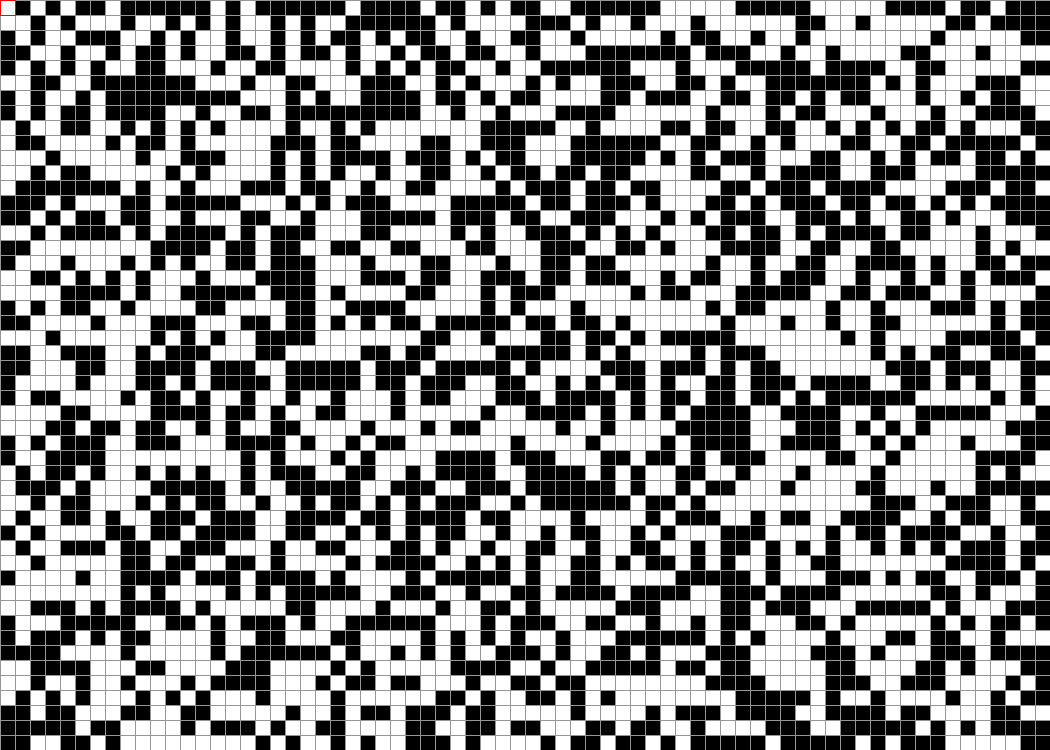
Frame 1 (no input)
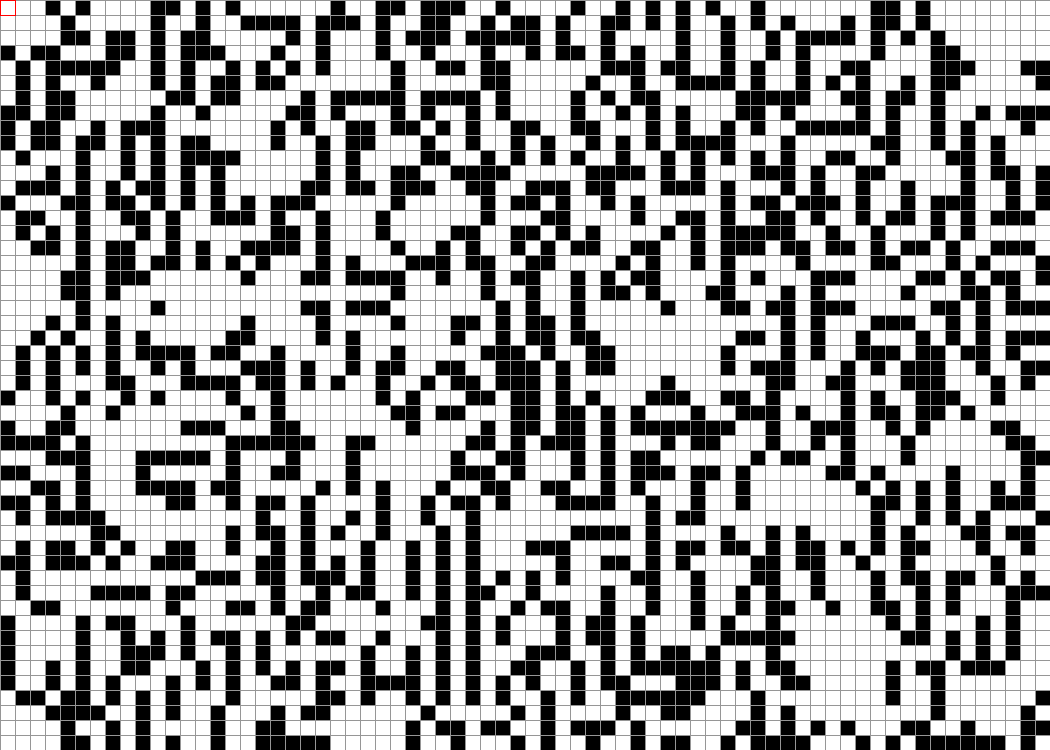
Frame 60 (the mouse pressed at the canvas centre just before this capture)
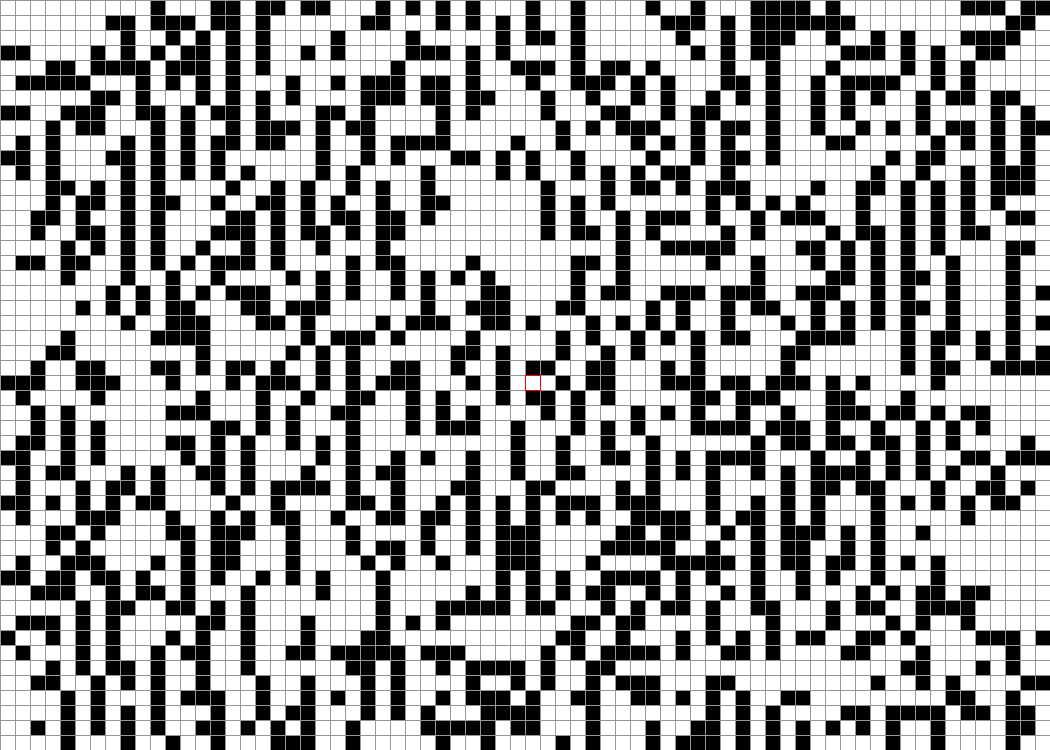
Frame 120 (the mouse held since frame 60 and released just before this capture)

The Processing sketch that drew these frames (run headless with seeded random() and noise(); from frame 60 on, the mouse is pressed at the canvas centre):

// Processing sketch: GameOfLife
// ── GameOfLife.pde
int cell[];
int scale = 15; // Tamaño de celdas
int size;

boolean pause = false; // Estado del juego (Pausa o Continuo)
boolean deleted = false; // Estado del juego (Borrado o Dibujado)

float chance = 0.5; // Probabilidad de La Vivencia de la Celulas

int fr = 10; // Velocidad Inicial del Juego

// Estado inicial del juego
void setup(){
  size(1050,750);
  size = width / scale;
  cell = new int[size*size];
  
   for(int i=0; i<cell.length; i++){
    if(random(1)<chance) {
      cell[i] = 1;
    } else {
      cell[i] = 0;
    }
  } 
}

// Proceso del Juego
void draw(){
  background(255);
  drawCell();
  drawGrid();
  
  if (frameCount%fr == 0 && !pause){
    nextCell();
  }
}

// Verificación de la supervivencia de la celula en la proxima generación
int numN(int i, int j){
  int num = 0;
  
  for(int x=-1; x<=1; x++){
    for(int y=-1; y<=1; y++){
      if(x==0 && y==0) continue;
      int ni = i+x;
      int nj = j+y;
      num += cell[pos(ni,nj)];
    }
  } 
  return num;
}

// La creación de la proxima generación de celulas
void nextCell() {
  int[] next = cell.clone();
  for(int i=0; i<size; i++){
    for(int j=0; j<size; j++){
      int n = numN(i, j);
      
      if(cell[pos(i, j)]==1) {
        if (n<2 || n>3) {
          next[pos(i, j)] = 0;
        }
      } else {
        if(n==3) {
          next[pos(i,j)] = 1;
        }
      }
    }
  cell = next.clone();
  }
}

// Dibujar la rejilla del juego
void drawGrid() {
  stroke(150);
  for(int i=0; i<size; i++){
    line(i*scale, 0, i*scale, height);
    line(0, i*scale, width, i*scale);
  }
  noFill();
  stroke(255,0,0);
  int x = mouseX/scale;
  int y = mouseY/scale;
  rect(x*scale, y*scale, scale, scale);
}

// Pintar celular vivas
void  drawCell(){
  noStroke();
  fill(0);
  for(int i=0; i<size; i++){
    for(int j=0; j<size; j++){
      if (cell[pos(i,j)]==1) {
        rect(i*scale, j*scale, scale, scale);
      }
    }
  }
}

// Borrar todas las celdas
void zero(){
  for(int i=0; i<cell.length; i++){
    cell[i] = 0;
  }
}

int pos(int i, int j){
  i = constrain(i, 0, size-1);
  j = constrain(j, 0, size-1);
  return i+j*size;
}

// Fijación del estado de las celulas
void setCell(int i, int j, int v){
  cell[pos(i,j)] = v;
}

// Dibujo personalizado de las celdas
void mouseDragged() {
  if (deleted){
    setCell(mouseX/scale, mouseY/scale, 0);
  } else {
    setCell(mouseX/scale, mouseY/scale, 1);
  }
}

// Funciones extras del juego
void keyPressed(){
  if(key == 'w'){
    fr = constrain(fr - 1, 1, 20);
  }
  if(key == 's'){
    fr = constrain(fr + 1, 1, 20);
  }
  if(key == ' '){
    pause = !pause;
  }
  if(key == 'd'){
    deleted = !deleted;
  }
  if(key == 'c'){
    zero();
  }
}

// Algunas funciones de este programa han sido inspirados en el video explicativo de Barney.
